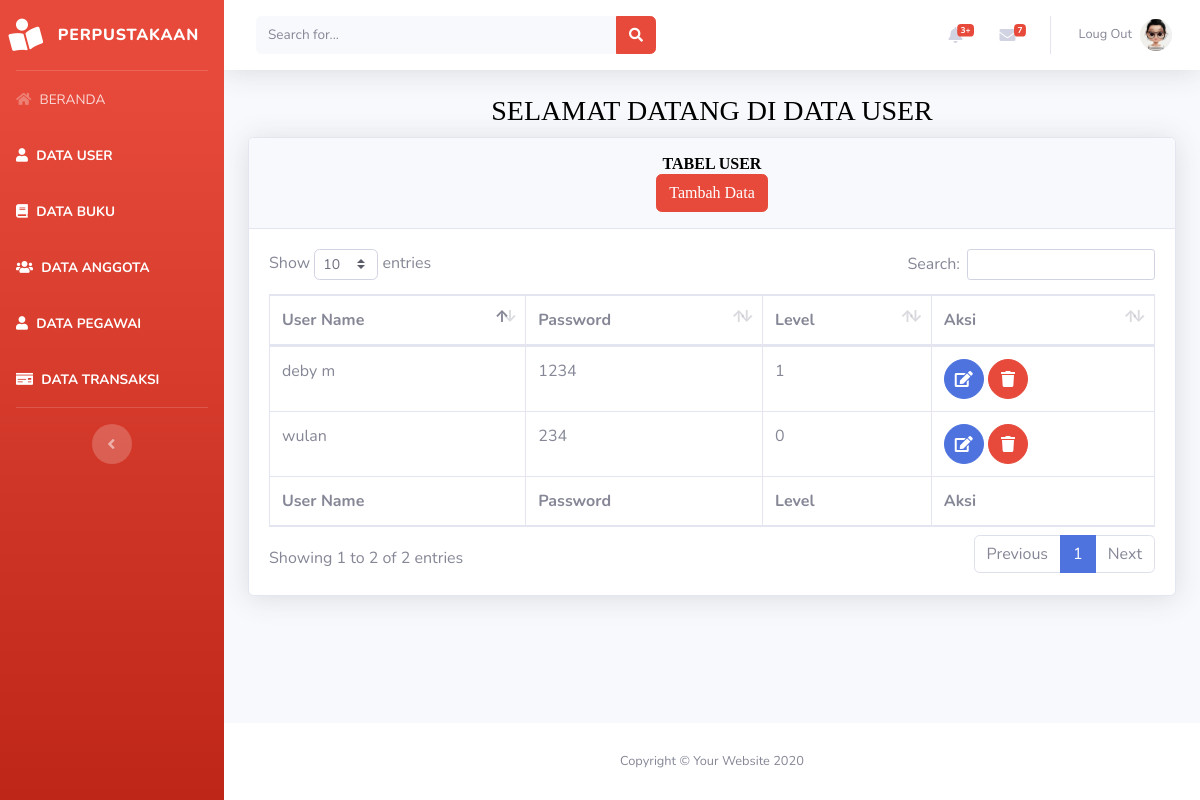
Page /beranda.php?page=user on the committed database.
### tables this page shows
CREATE TABLE `tabel_user` (
  `id_user` int(5) NOT NULL,
  `id_pegawai` int(5) NOT NULL,
  `username` varchar(50) NOT NULL,
  `password` varchar(50) NOT NULL,
  `level` int(1) NOT NULL,
  `dibuatpada` datetime NOT NULL
);

### views/user/user.php (the view, shortened to what this page needs)
<div class="container-fluid">
    <h1 class="h3 mb-2 text-gray-800" align="center"><marquee><font color="black" face="fantasy">SELAMAT DATANG DI DATA USER</font></marquee></h1>
    <div class="card shadow mb-4">
        <div class="card-header py-3" align="center">
            <h6 class="m-0 font-weight-bold text-info"><font color="black" face="fantasy">TABEL USER</font></h6>
            <a href="beranda.php?page=user&aksi=add">
                <button class="btn btn-danger"><font color="white" face="fantasy">Tambah Data</font></button>
            </a>
        </div>
        <div class="card-body">
            <div class="table-responsive">
                <table class="table table-bordered" id="dataTable" width="100%" cellspacing="0">
                    <thead>
                        <tr>
                            <th>User Name</th>
                            <th>Password</th>
                            <th>Level</th>
                            <th>Aksi</th>
                        </tr>
                    </thead>
                    <tfoot>
                        <tr>
                           <th>User Name</th>
                           <th>Password</th>
                           <th>Level</th>
                           <th>Aksi</th>
                        </tr>
                    </tfoot>
                    <tbody>
                        <?php
                        $sql = "select u.*,p.nama_pegawai from tabel_user U left join tabel_pegawai p on u.id_pegawai = p.id_pegawai";
                        $show = $database->query($sql);
                        foreach($show as $user):
                    ?>
                        <tr>
                            <td><?php echo $user['username']?></td>
                            <td><?php echo $user['password']?></td>
                            <td><?php echo $user['level']?></td>
                            <td>
                            <a href="beranda.php?page=user&aksi=edit&id=<?php echo $user['id_user']?>"
                                class="btn btn-primary btn-circle">
                                    <i class="fas fa-edit"></i>
                                    </a>
                                <a href="model/user/prosesdeleteuser.php?id=<?php echo $user['id_user']?>"
                                class="btn btn-danger btn-circle">
                                    <i class="fas fa-trash"></i>
                                    </a>
                            </td>
                        </tr>
                        <?php endforeach; ?>
                        </tbody>
                </table>
            </div>
        </div>
    </div>
</div>

### rows in the picture
tabel_user: username "deby m", password "1234", level "1"
tabel_user: username "wulan", password "234", level "0"
